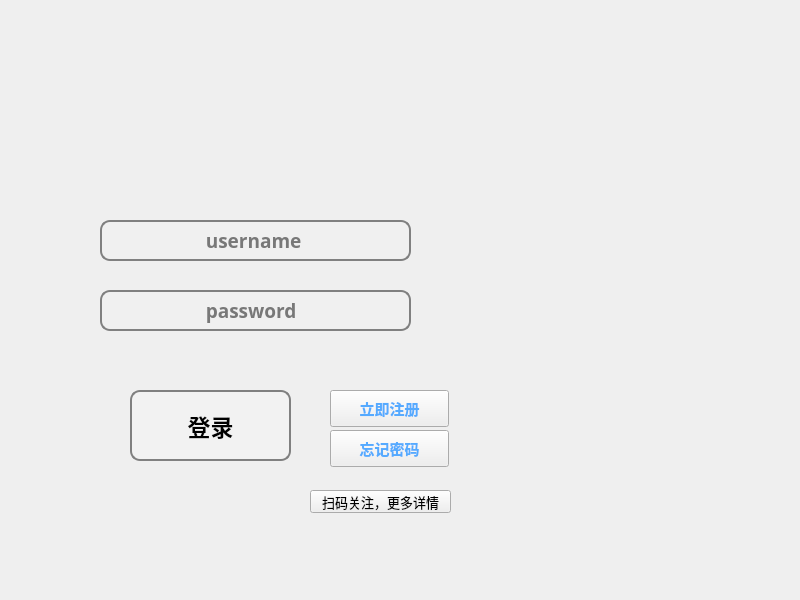
<?xml version="1.0" encoding="UTF-8"?>
<ui version="4.0">
 <class>loginMainWindow</class>
 <widget class="QMainWindow" name="loginMainWindow">
  <property name="geometry">
   <rect>
    <x>0</x>
    <y>0</y>
    <width>800</width>
    <height>600</height>
   </rect>
  </property>
  <property name="windowTitle">
   <string>MainWindow</string>
  </property>
  <property name="styleSheet">
   <string notr="true">QMainWindow{
border-image: url(:/image-3/登录背景.jpg);}</string>
  </property>
  <widget class="QWidget" name="centralwidget">
   <property name="sizePolicy">
    <sizepolicy hsizetype="Expanding" vsizetype="Fixed">
     <horstretch>0</horstretch>
     <verstretch>0</verstretch>
    </sizepolicy>
   </property>
   <widget class="QLineEdit" name="lineEdit">
    <property name="geometry">
     <rect>
      <x>100</x>
      <y>220</y>
      <width>311</width>
      <height>41</height>
     </rect>
    </property>
    <property name="sizePolicy">
     <sizepolicy hsizetype="Expanding" vsizetype="Expanding">
      <horstretch>0</horstretch>
      <verstretch>0</verstretch>
     </sizepolicy>
    </property>
    <property name="font">
     <font>
      <family>华文细黑</family>
      <pointsize>14</pointsize>
      <weight>75</weight>
      <bold>true</bold>
     </font>
    </property>
    <property name="styleSheet">
     <string notr="true">QLineEdit {
    border: 2px solid gray;
    border-radius: 10px;
    padding: 0 8px;
    background: rgb(240, 240, 240);
    selection-background-color: darkgray;
}</string>
    </property>
    <property name="placeholderText">
     <string>                   username</string>
    </property>
   </widget>
   <widget class="QPushButton" name="losePwdButton">
    <property name="geometry">
     <rect>
      <x>330</x>
      <y>430</y>
      <width>119</width>
      <height>37</height>
     </rect>
    </property>
    <property name="sizePolicy">
     <sizepolicy hsizetype="Expanding" vsizetype="Fixed">
      <horstretch>0</horstretch>
      <verstretch>0</verstretch>
     </sizepolicy>
    </property>
    <property name="font">
     <font>
      <pointsize>11</pointsize>
      <weight>75</weight>
      <bold>true</bold>
     </font>
    </property>
    <property name="styleSheet">
     <string notr="true">color: rgb(85, 170, 255);</string>
    </property>
    <property name="text">
     <string>忘记密码</string>
    </property>
   </widget>
   <widget class="QPushButton" name="enterButton">
    <property name="geometry">
     <rect>
      <x>130</x>
      <y>390</y>
      <width>161</width>
      <height>71</height>
     </rect>
    </property>
    <property name="font">
     <font>
      <pointsize>17</pointsize>
      <weight>75</weight>
      <bold>true</bold>
     </font>
    </property>
    <property name="styleSheet">
     <string notr="true">background-color: rgba(255, 255, 255,50);
 border: 2px solid gray;
    border-radius: 10px;
    padding: 0 8px;
    selection-background-color: darkgray;</string>
    </property>
    <property name="text">
     <string>登录</string>
    </property>
   </widget>
   <widget class="QLineEdit" name="lineEdit_2">
    <property name="geometry">
     <rect>
      <x>100</x>
      <y>290</y>
      <width>311</width>
      <height>41</height>
     </rect>
    </property>
    <property name="font">
     <font>
      <family>华文细黑</family>
      <pointsize>14</pointsize>
      <weight>75</weight>
      <bold>true</bold>
     </font>
    </property>
    <property name="styleSheet">
     <string notr="true">QLineEdit {
	
    border: 2px solid gray;
    border-radius: 10px;
    padding: 0 8px;
    background: rgb(240, 240, 240);
    selection-background-color: darkgray;
}</string>
    </property>
    <property name="placeholderText">
     <string>                   password</string>
    </property>
   </widget>
   <widget class="QLabel" name="label">
    <property name="geometry">
     <rect>
      <x>120</x>
      <y>70</y>
      <width>461</width>
      <height>151</height>
     </rect>
    </property>
    <property name="font">
     <font>
      <family>Cambria Math</family>
      <pointsize>35</pointsize>
      <weight>75</weight>
      <bold>true</bold>
     </font>
    </property>
    <property name="text">
     <string/>
    </property>
   </widget>
   <widget class="QPushButton" name="regButton">
    <property name="geometry">
     <rect>
      <x>330</x>
      <y>390</y>
      <width>119</width>
      <height>37</height>
     </rect>
    </property>
    <property name="sizePolicy">
     <sizepolicy hsizetype="Expanding" vsizetype="Expanding">
      <horstretch>0</horstretch>
      <verstretch>0</verstretch>
     </sizepolicy>
    </property>
    <property name="font">
     <font>
      <family>宋体</family>
      <pointsize>11</pointsize>
      <weight>75</weight>
      <bold>true</bold>
     </font>
    </property>
    <property name="styleSheet">
     <string notr="true">color: rgb(85, 170, 255);</string>
    </property>
    <property name="text">
     <string>立即注册</string>
    </property>
   </widget>
   <widget class="QPushButton" name="pushButton">
    <property name="geometry">
     <rect>
      <x>310</x>
      <y>490</y>
      <width>141</width>
      <height>23</height>
     </rect>
    </property>
    <property name="font">
     <font>
      <family>段宁毛笔行书</family>
      <pointsize>10</pointsize>
     </font>
    </property>
    <property name="text">
     <string>扫码关注，更多详情</string>
    </property>
   </widget>
  </widget>
 </widget>
 <resources/>
 <connections/>
</ui>
